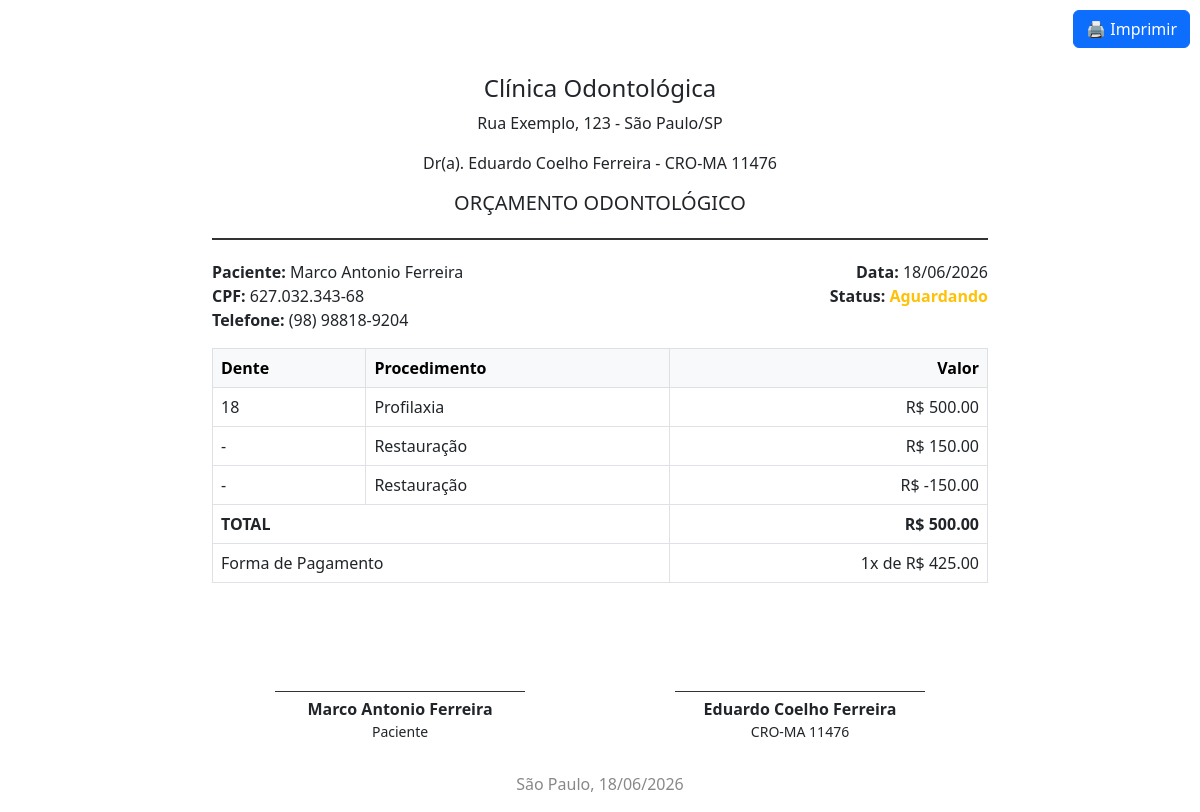
Screenshot of /orcamento/ver/1 (signed in) with the database file from the repository.
### app.py (models this page shows, shortened)
class ConfiguracaoClinica(db.Model):
    __tablename__ = 'configuracao_clinica'
    id = db.Column(db.Integer, primary_key=True)
    nome_clinica = db.Column(db.String(200), nullable=False)
    endereco = db.Column(db.String(300), nullable=False)
    cidade = db.Column(db.String(100))
    estado = db.Column(db.String(2))
    cep = db.Column(db.String(10))
    email = db.Column(db.String(120))
    telefone = db.Column(db.String(20))
    nome_doutor = db.Column(db.String(200))
    cro = db.Column(db.String(20))
    cpf_doutor = db.Column(db.String(14))       # NOVO
    cnpj_clinica = db.Column(db.String(18))      # NOVO
    inscricao_municipal = db.Column(db.String(20))  # NOVO
    iss_percentual = db.Column(db.Float, default=5.0)  # NOVO
    @staticmethod
    def get_configuracao():
        config = ConfiguracaoClinica.query.first()
        return config

class Paciente(db.Model):
    __tablename__ = 'pacientes'
    id = db.Column(db.Integer, primary_key=True)
    nome = db.Column(db.String(200), nullable=False)
    cpf = db.Column(db.String(14), unique=True, nullable=False)
    data_nascimento = db.Column(db.Date, nullable=False)
    endereco = db.Column(db.String(300))
    celular = db.Column(db.String(20))
    email = db.Column(db.String(120))
    data_cadastro = db.Column(db.DateTime, default=datetime.utcnow)
    observacoes = db.Column(db.Text)
    ativo = db.Column(db.Boolean, default=True)
    fichas_tratamento = db.relationship('FichaTratamento', backref='paciente', lazy=True)
    agendamentos = db.relationship('Agendamento', backref='paciente', lazy=True)
    historico = db.relationship('HistoricoPaciente', backref='paciente', lazy=True)

class Orcamento(db.Model):
    __tablename__ = 'orcamentos'
    id = db.Column(db.Integer, primary_key=True)
    paciente_id = db.Column(db.Integer, db.ForeignKey('pacientes.id'), nullable=False)
    data_criacao = db.Column(db.Date, default=date.today)
    status = db.Column(db.String(20), default='Aguardando')
    valor_total = db.Column(db.Float, default=0.0)
    parcelas = db.Column(db.Integer, default=1)
    valor_parcela = db.Column(db.Float, default=0.0)
    acrescimo_percentual = db.Column(db.Float, default=0.0)
    acrescimo_valor = db.Column(db.Float, default=0.0)
    valor_total_com_acrescimo = db.Column(db.Float, default=0.0)
    data_aprovacao = db.Column(db.Date)
    observacoes = db.Column(db.Text)
    paciente = db.relationship('Paciente', backref=db.backref('orcamentos', lazy=True))
    itens = db.relationship('ItemOrcamento', backref='orcamento', lazy=True, cascade='all, delete-orphan')

class ItemOrcamento(db.Model):
    __tablename__ = 'itens_orcamento'
    id = db.Column(db.Integer, primary_key=True)
    orcamento_id = db.Column(db.Integer, db.ForeignKey('orcamentos.id'), nullable=False)
    dente = db.Column(db.String(10))
    procedimento = db.Column(db.String(200), nullable=False)
    descricao = db.Column(db.Text)
    valor = db.Column(db.Float, nullable=False)
    quantidade = db.Column(db.Integer, default=1)

### app.py (the view)
@app.route('/orcamento/ver/<int:id>')
@login_required
def ver_orcamento(id):
    config = ConfiguracaoClinica.get_configuracao()
    orcamento = db.session.get(Orcamento, id)
    if not orcamento:
        flash('Orçamento não encontrado!', 'error')
        return redirect(url_for('listar_pacientes'))
    return render_template('ver_orcamento.html', config=config, orcamento=orcamento)

### app.py (called while the page is built)
@login_manager.user_loader
def load_user(user_id):
    return db.session.get(Usuario, int(user_id))

### templates/ver_orcamento.html (shortened to what this page needs)
﻿<!DOCTYPE html>
<html lang="pt-BR">
<head>
    <link href="https://cdn.jsdelivr.net/npm/bootstrap@5.3.0/dist/css/bootstrap.min.css" rel="stylesheet">
</head>
<body>
    <button class="btn btn-primary no-print" onclick="window.print()" style="position:fixed;top:10px;right:10px;z-index:999;">
        🖨️ Imprimir
    </button>
    <div class="container" style="max-width: 800px; margin-top: 50px;">
        <div class="orcamento-header">
            <h4>{{ config.nome_clinica }}</h4>
            <p>{{ config.endereco }} - {{ config.cidade }}/{{ config.estado }}</p>
            <p>Dr(a). {{ config.nome_doutor }} - {{ config.cro }}</p>
            <h5 class="mt-3">ORÇAMENTO ODONTOLÓGICO</h5>
        </div>
        <div class="row mb-3">
            <div class="col-6">
                <strong>Paciente:</strong> {{ orcamento.paciente.nome }}<br>
                <strong>CPF:</strong> {{ orcamento.paciente.cpf }}<br>
                <strong>Telefone:</strong> {{ orcamento.paciente.celular }}
            </div>
            <div class="col-6 text-end">
                <strong>Data:</strong> {{ orcamento.data_criacao.strftime('%d/%m/%Y') }}<br>
                <strong>Status:</strong>
                {% if orcamento.status == 'Aprovado' %}
                <span class="text-success fw-bold">{{ orcamento.status }}</span>
                {% elif orcamento.status == 'Recusado' %}
                <span class="text-danger fw-bold">{{ orcamento.status }}</span>
                {% else %}
                <span class="text-warning fw-bold">{{ orcamento.status }}</span>
                {% endif %}
            </div>
        </div>
        <table class="table table-bordered">
            <thead class="table-light">
                <tr>
                    <th>Dente</th>
                    <th>Procedimento</th>
                    <th class="text-end">Valor</th>
                </tr>
            </thead>
            <tbody>
                {% for item in orcamento.itens %}
                <tr>
                    <td>{{ item.dente or '-' }}</td>
                    <td>{{ item.procedimento }}</td>
                    <td class="text-end">R$ {{ "%.2f"|format(item.valor) }}</td>
                </tr>
                {% endfor %}
            </tbody>
            <tfoot>
                <tr class="fw-bold">
                    <td colspan="2">TOTAL</td>
                    <td class="text-end">R$ {{ "%.2f"|format(orcamento.valor_total) }}</td>
                </tr>
                <tr>
                    <td colspan="2">Forma de Pagamento</td>
                    <td class="text-end">{{ orcamento.parcelas }}x de R$ {{ "%.2f"|format(orcamento.valor_parcela) }}</td>
                </tr>
            </tfoot>
        </table>
        <div class="row mt-5">
            <div class="col-6">
                <div class="assinatura">
                    <div class="linha-assinatura">
                        <strong>{{ orcamento.paciente.nome }}</strong><br>
                        <small>Paciente</small>
                    </div>
                </div>
            </div>
            <div class="col-6">
                <div class="assinatura">
                    <div class="linha-assinatura">
                        <strong>{{ config.nome_doutor }}</strong><br>
                        <small>{{ config.cro }}</small>
                    </div>
                </div>
            </div>
        </div>
        <p style="text-align: center; margin-top: 30px; color: #888;">
            {{ config.cidade }}, {{ orcamento.data_criacao.strftime('%d/%m/%Y') }}
        </p>
    </div>
</body>
</html>

### templates/ver_orcamento.html (style rules this page uses)
.orcamento-header { text-align: center; border-bottom: 2px solid #333; padding-bottom: 15px; margin-bottom: 20px; }
.assinatura { margin-top: 60px; text-align: center; }
.linha-assinatura { border-top: 1px solid #333; width: 250px; margin: 0 auto; padding-top: 5px; }

### rows the page displays
ConfiguracaoClinica: nome_clinica "Clínica Odontológica", endereco "Rua Exemplo, 123", cidade "São Paulo", estado "SP", nome_doutor "Eduardo Coelho Ferreira", cro "CRO-MA 11476"
Paciente: paciente.nome "Marco Antonio Ferreira", paciente.cpf "627.032.343-68", paciente.celular "(98) 98818-9204"
Orcamento: data_criacao "18/06/2026", status "Aguardando", valor_total "500.00", parcelas "1", valor_parcela "425.00"
ItemOrcamento: dente "18", procedimento "Profilaxia", valor "500.00"
ItemOrcamento: dente "-", procedimento "Restauração", valor "150.00"
ItemOrcamento: dente "-", procedimento "Restauração", valor "-150.00"
